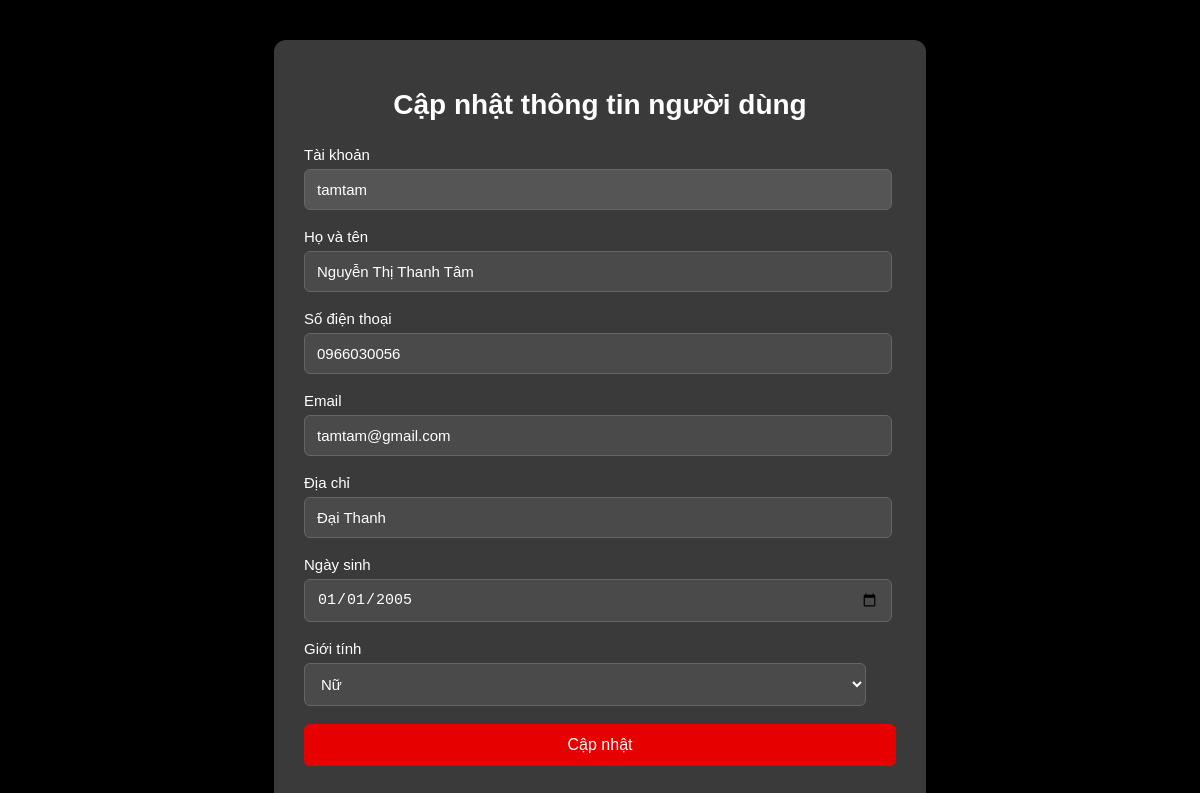
Page /capnhatthongtinnguoidung.php?id=1 on the committed database.
### tables this page shows
CREATE TABLE `nguoi_dung` (
  `id` int NOT NULL,
  `tai_khoan` varchar(255) NOT NULL,
  `mat_khau` varchar(255) NOT NULL,
  `ho_ten` varchar(255) NOT NULL,
  `sdt` varchar(10) NOT NULL,
  `email` varchar(255) DEFAULT NULL,
  `dia_chi` varchar(255) DEFAULT NULL,
  `ngay_sinh` date DEFAULT NULL,
  `gioi_tinh` enum('nam','nu','khac') DEFAULT NULL,
  `vai_tro_id` int NOT NULL
);

### capnhatthongtinnguoidung.php (the view, shortened to what this page needs)
<?php
include 'connect.php';
$id = (int)$_GET['id'];
$sql = "SELECT
    nd.id,
    nd.tai_khoan,
    nd.ho_ten,
    nd.sdt,
    nd.email,
    nd.dia_chi,
    nd.ngay_sinh,
    nd.gioi_tinh
FROM nguoi_dung nd
WHERE nd.id = $id";
$result = mysqli_query($conn, $sql);
$nguoiDung = mysqli_fetch_assoc($result);
?>
<!DOCTYPE html>
<html lang="vi">
<head>
</head>
<body>
<div class="container-sua">
  <h1>Cập nhật thông tin người dùng</h1>
  <form action="index.php?page_layout=capnhatthongtinnguoidung&id=<?php echo $id ?>" method="post">
    <div class="box"><p>Tài khoản</p><input type="text" value="<?php echo $nguoiDung['tai_khoan'] ?>" readonly></div>
    <div class="box"><p>Họ và tên</p><input name="ten-hv" type="text" value="<?php echo $nguoiDung['ho_ten'] ?>"></div>
    <div class="box"><p>Số điện thoại</p><input name="so-dt" type="text" value="<?php echo $nguoiDung['sdt'] ?>" maxlength="10" pattern="[0-9]{10}" required></div>
    <div class="box"><p>Email</p><input name="email" type="text" value="<?php echo $nguoiDung['email'] ?>"></div>
    <div class="box"><p>Địa chỉ</p><input name="dia-chi" type="text" value="<?php echo $nguoiDung['dia_chi'] ?>"></div>
    <div class="box"><p>Ngày sinh</p><input name="ngay-sinh" type="date" value="<?php echo $nguoiDung['ngay_sinh'] ?>"></div>
    <div class="box"><p>Giới tính</p>
      <select name="gtinh">
        <option value="nu"   <?php if($nguoiDung['gioi_tinh']=='nu') echo 'selected'; ?>>Nữ</option>
      </select>
    </div>
    <div class="box"><input type="submit" value="Cập nhật"></div>
  </form>
</div>
</body>
</html>

### capnhatthongtinnguoidung.php (style rules this page uses)
body { background:#000; font-family:Arial,sans-serif; }
.container-sua { width:50%; margin:40px auto; padding:30px; background:#3a3a3a; border-radius:12px; }
.container-sua h1 { text-align:center; font-size:28px; color:#fff; margin-bottom:25px; }
.box { margin-bottom:18px; }
.box p { margin:0 0 6px 0; font-size:15px; color:#fff; }
input, select { width:95%; padding:11px 12px; border:1px solid #666; border-radius:6px; font-size:15px; background:#4a4a4a; color:#fff; }
input[readonly] { background:#555; cursor:not-allowed; }
input[type="submit"] { width:100%; padding:12px; background:#e60000; color:#fff; font-size:16px; border:none; border-radius:6px; cursor:pointer; }

### rows in the picture
nguoi_dung: tai_khoan "tamtam", ten-hv "Nguyễn Thị Thanh Tâm", so-dt "0966030056", email "tamtam@gmail.com", dia-chi "Đại Thanh", ngay-sinh "01/01/2005", gtinh "Nữ"
